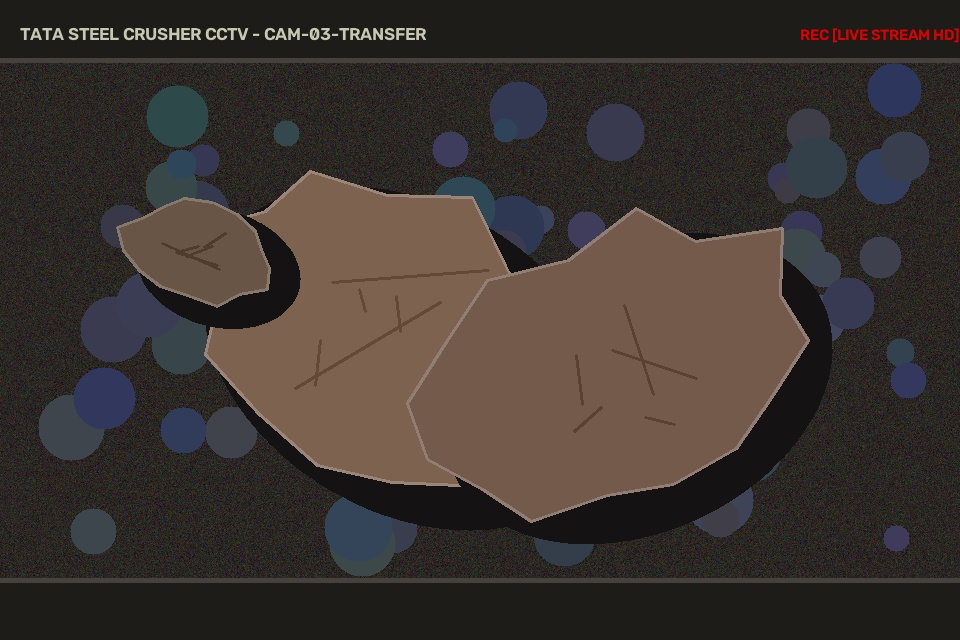
#> input picture backend/data/fixtures/specimen_cluster_jam.jpg, 960 x 640 px
$ python quick_calibrate.py --size-cm 1.0 --photo ../backend/data/fixtures/specimen_cluster_jam.jpg
#> lines starting #> are read from the running program, lines starting #| are printed output that depends on the picture; after the words box and inside, x2 and y2 are one past the last pixel; in counts of white or black regions, pixels touching at a corner belong together
"""
Headless Camera Calibration - No display required
Estimate mm/pixel from photo metadata and object size
"""

import argparse
import json
from pathlib import Path
from datetime import datetime
import cv2
import numpy as np

BASE_DIR = Path(__file__).resolve().parent.parent
CALIBRATION_DIR = BASE_DIR / "ml" / "calibration"
CALIBRATION_FILE = CALIBRATION_DIR / "active_calibration.json"


def estimate_camera_fov(camera_index=0):
    """
    Estimate camera field of view using common laptop webcam specs.
    Returns estimated mm_per_pixel for typical distances.
    """
    # Common laptop webcam specs
    webcams = {
        0: {"fov_horizontal": 60, "resolution": (1280, 720), "name": "Standard HD Webcam"},
        1: {"fov_horizontal": 70, "resolution": (1920, 1080), "name": "FHD Webcam"},
        2: {"fov_horizontal": 55, "resolution": (640, 480), "name": "Older Webcam"},
    }

    if camera_index in webcams:
        return webcams[camera_index]

    # Default estimate
    return {"fov_horizontal": 60, "resolution": (1280, 720), "name": "Estimated"}


def calculate_scale_from_photo(photo_path: str, object_size_cm: float, distance_cm: float = None):
    """
    Calculate mm/pixel from a single photo.

    Args:
        photo_path: Path to photo with known-size object
        object_size_cm: Real width of object in cm
        distance_cm: Approximate distance from camera (optional, defaults to 50cm)
    """
#> called with object_size_cm = 1
    img = cv2.imread(photo_path)
#> img is the input picture: shape (640, 960, 3); mean B, G, R 48.2, 52.3, 59.9
    if img is None:
        raise ValueError(f"Cannot read image: {photo_path}")

    h, w = img.shape[:2]
#> h = 640; w = 960

    # Detect edges and find the largest horizontal feature (likely our object)
    gray = cv2.cvtColor(img, cv2.COLOR_BGR2GRAY)
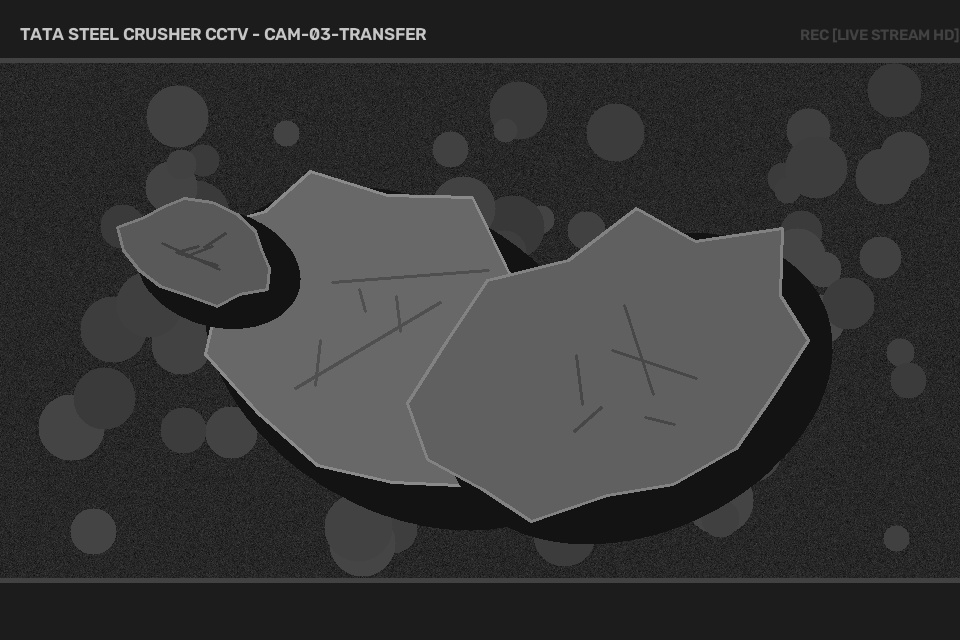
#> gray: shape (640, 960); min 6, max 203, mean 54.1

    # Try to detect the object boundaries
    blurred = cv2.GaussianBlur(gray, (5, 5), 0)
    edges = cv2.Canny(blurred, 50, 150)
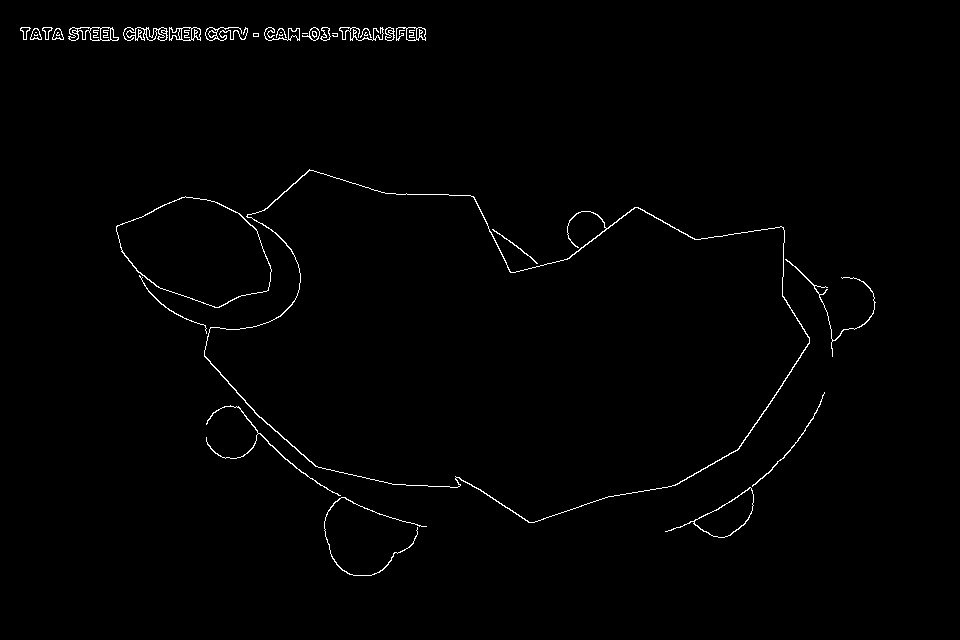
#> edges: shape (640, 960); 0.98% white in thin lines or dots, all inside (x1, y1, x2, y2) = (20, 27, 876, 576)

    # Find contours
    contours, _ = cv2.findContours(edges, cv2.RETR_EXTERNAL, cv2.CHAIN_APPROX_SIMPLE)
#> contours = 33 contours, 10 with area under 20; largest, box (x1, y1, x2, y2) and area: (204, 169, 810, 523) 137732, (116, 196, 272, 308) 11718, (665, 487, 754, 538) 1522, (68, 27, 119, 41) 462, (169, 27, 201, 41) 326

    # Find largest contour that could be our object
    max_area = 0
    best_box = None

    for cnt in contours:
        area = cv2.contourArea(cnt)
        if area > 10000:  # Minimum area threshold
            x, y, bw, bh = cv2.boundingRect(cnt)
            aspect = bw / max(1, bh)

            # Look for horizontal objects (most room objects are wider than tall)
            if 0.5 < aspect < 4.0 and area > max_area:
                max_area = area
                best_box = (x, y, bw, bh)
#> this loop made 33 passes
#> (area, x, y, bw, bh, aspect, max_area) on passes 8 to 9: (11717.5, 116, 196, 156, 112, 1.39, 11717.5), (137731.5, 204, 169, 606, 354, 1.71, 137731.5)
#> area on passes 1 to 6: 66.5, 1521.5, 105, 54.5, 32, 71.5
#> after the loop, max_area = 137731.5

    if best_box:
        x, y, bw, bh = best_box
        object_pixels = bw
#> object_pixels = 606
    else:
        # Fallback: assume object fills ~50% of frame width
        object_pixels = w * 0.5
        print(f"Warning: Could not auto-detect object. Assuming {object_pixels:.0f} pixels coverage.")

    # Calculate scale
    object_size_mm = object_size_cm * 10
    mm_per_pixel = object_size_mm / object_pixels
#> mm_per_pixel = 0.0165

    print(f"\nImage analysis:")
    print(f"  Resolution: {w}x{h}")
#|   Resolution: 960x640
    print(f"  Object width: ~{object_pixels:.0f} pixels")
#|   Object width: ~606 pixels
    print(f"  Known size: {object_size_cm}cm ({object_size_mm}mm)")
    print(f"  Calculated: {mm_per_pixel:.4f} mm/pixel")
#|   Calculated: 0.0165 mm/pixel
    print(f"  Inverse: 1 pixel = {1/mm_per_pixel:.2f} mm")
#|   Inverse: 1 pixel = 60.60 mm

    return mm_per_pixel


def quick_estimate(object_size_cm: float, frame_width_px: int = 1280):
    """
    Quick calculation without image analysis.
    Assumes object fills ~60% of frame.
    """
    estimated_pixels = frame_width_px * 0.60
    object_size_mm = object_size_cm * 10
    mm_per_pixel = object_size_mm / estimated_pixels

    print(f"\nQuick estimate (assuming 60% frame coverage):")
    print(f"  Frame width: {frame_width_px}px")
    print(f"  Object: {object_size_cm}cm = {object_size_mm}mm")
    print(f"  Estimated pixels: {estimated_pixels:.0f}")
    print(f"  Result: {mm_per_pixel:.4f} mm/pixel")

    return mm_per_pixel


def save_calibration(mm_per_pixel: float, method: str, source: str = None):
    """Save calibration to file."""
    CALIBRATION_DIR.mkdir(parents=True, exist_ok=True)

    data = {
        'mm_per_pixel': mm_per_pixel,
        'method': method,
        'source': source,
        'updated_at': datetime.now().isoformat()
    }

    with open(CALIBRATION_FILE, 'w') as f:
        json.dump(data, f, indent=2)

    print(f"\n[OK] Calibration saved to: {CALIBRATION_FILE}")
    return CALIBRATION_FILE


def main():
    parser = argparse.ArgumentParser(description='RoomScale Headless Calibrator')
    parser.add_argument('--size-cm', type=float, required=True,
                       help='Object size in centimeters (e.g., 21 for A4 paper)')
    parser.add_argument('--photo', type=str, help='Path to photo with reference object')
    parser.add_argument('--coverage', type=float, default=0.6,
                       help='Expected object coverage of frame (0.0-1.0, default: 0.6)')
    parser.add_argument('--width-px', type=int, default=1280,
                       help='Frame width in pixels (default: 1280)')
    args = parser.parse_args()

    print("\n" + "=" * 65)
    print("   ROOMSCALE - HEADLESS CALIBRATION")
    print("=" * 65)

    if args.photo:
        # Method 1: Analyze photo
        print(f"\nAnalyzing photo: {args.photo}")
        try:
            mm_per_pixel = calculate_scale_from_photo(args.photo, args.size_cm)
#> mm_per_pixel = 0.0165
            method = "photo_analysis"
        except Exception as e:
            print(f"Photo analysis failed: {e}")
            print("Falling back to quick estimate...")
            mm_per_pixel = quick_estimate(args.size_cm, args.width_px)
            method = "quick_estimate"
    else:
        # Method 2: Quick estimate
        print(f"\nReference object: {args.size_cm} cm")
        mm_per_pixel = quick_estimate(args.size_cm, args.width_px)
        method = "quick_estimate"

    # Save
    save_calibration(mm_per_pixel, method, args.photo)

    print("\n" + "=" * 65)
    print("CALIBRATION COMPLETE")
    print("=" * 65)
    print(f"\nUse this value for training:")
    print(f"  python ml/train_roomscale.py --mm-per-pixel {mm_per_pixel:.4f}")
#|   python ml/train_roomscale.py --mm-per-pixel 0.0165
    print(f"\nFor better accuracy, take a photo with your object and re-run:")
    print(f"  python ml/quick_calibrate.py --size-cm {args.size_cm} --photo path/to/photo.jpg")


if __name__ == "__main__":
    main()

$ run again, on backend/data/fixtures/specimen_elongated_slab.jpg
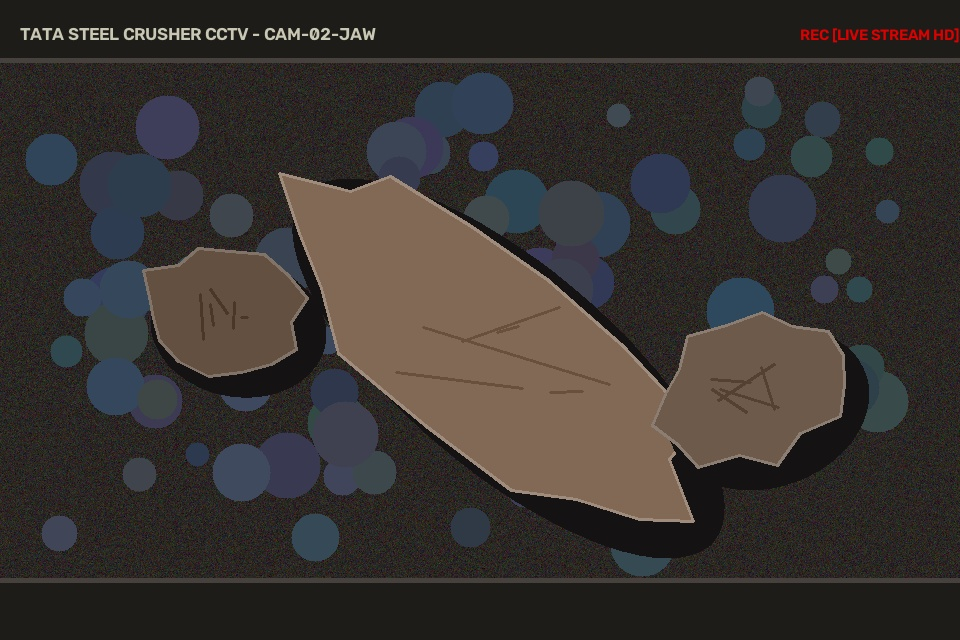
#> input picture backend/data/fixtures/specimen_elongated_slab.jpg, 960 x 640 px
#> in calculate_scale_from_photo, img is the input picture: shape (640, 960, 3); mean B, G, R 48.6, 51.7, 56.5
#> in calculate_scale_from_photo, `gray = cv2.cvtColor(img, cv2.COLOR_BGR2GRAY)`:
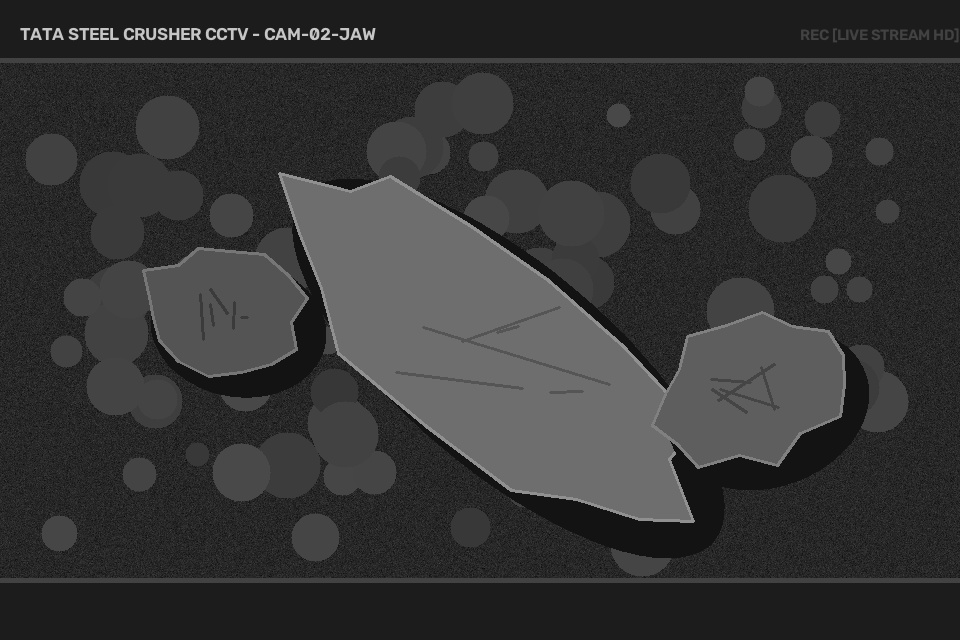
#> gray: shape (640, 960); min 4, max 203, mean 52.8
#> in calculate_scale_from_photo, `edges = cv2.Canny(blurred, 50, 150)`:
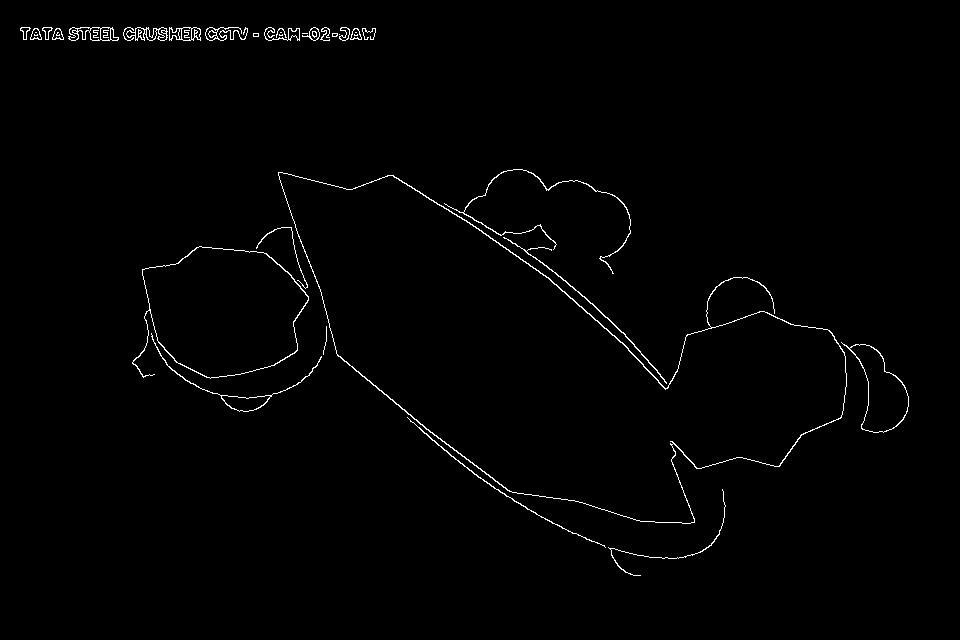
#> edges: shape (640, 960); 1.1% white in thin lines or dots, all inside (x1, y1, x2, y2) = (20, 27, 909, 576)
#> contours = 32 contours, 12 with area under 20; largest, box (x1, y1, x2, y2) and area: (278, 172, 847, 524) 95942, (132, 246, 309, 379) 16202, (841, 342, 909, 433) 2802, (151, 333, 322, 412) 578, (68, 27, 119, 41) 462
#> the loop in calculate_scale_from_photo, `for cnt in contours:` made 32 passes
#> (area, x, y, bw, bh, aspect, max_area) on passes 6, 9: (16202.5, 132, 246, 177, 133, 1.33, 16202.5), (95942, 278, 172, 569, 352, 1.62, 95942)
#> after the loop in calculate_scale_from_photo, `for cnt in contours:`: max_area = 95942
#> object_pixels = 569
#> in calculate_scale_from_photo, `mm_per_pixel = object_size_mm / object_pixels`: mm_per_pixel = 0.0176
#|   Resolution: 960x640
#|   Object width: ~569 pixels
#|   Calculated: 0.0176 mm/pixel
#|   Inverse: 1 pixel = 56.90 mm
#|   python ml/train_roomscale.py --mm-per-pixel 0.0176

$ run again, on backend/data/fixtures/specimen_normal_feed.jpg
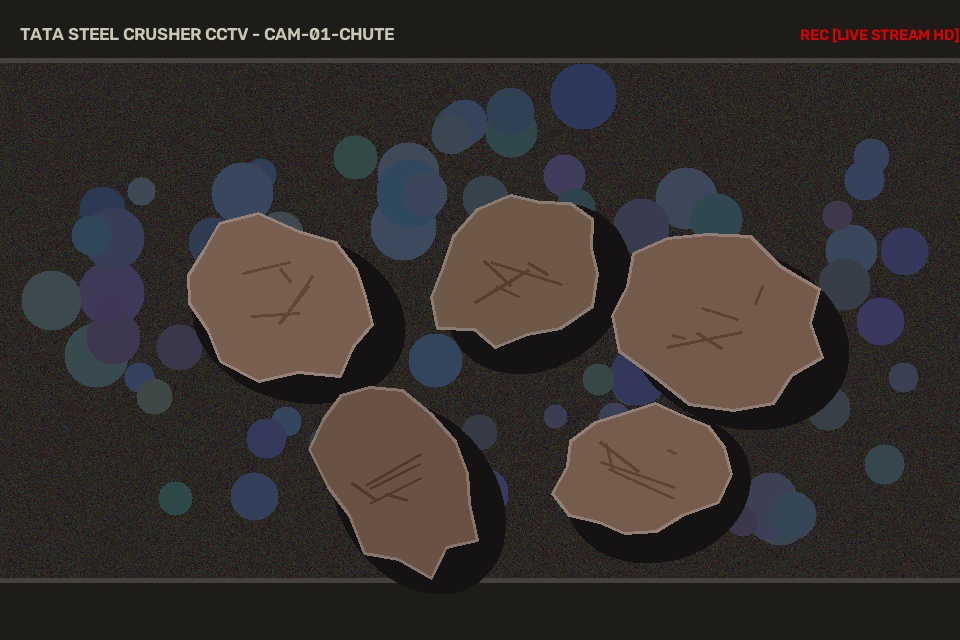
#> input picture backend/data/fixtures/specimen_normal_feed.jpg, 960 x 640 px
#> in calculate_scale_from_photo, img is the input picture: shape (640, 960, 3); mean B, G, R 46.6, 48.9, 54.4
#> in calculate_scale_from_photo, `gray = cv2.cvtColor(img, cv2.COLOR_BGR2GRAY)`:
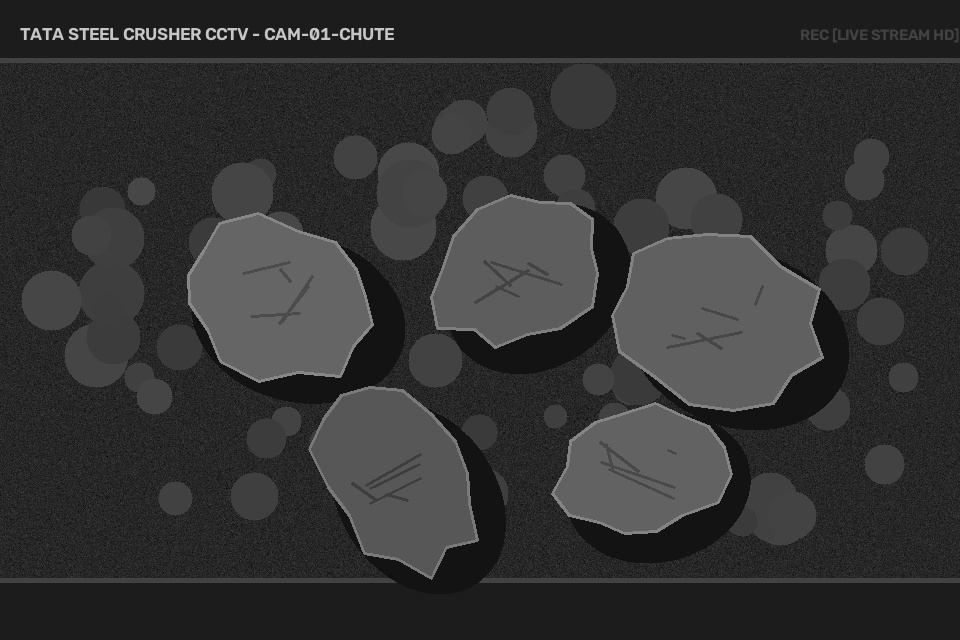
#> gray: shape (640, 960); min 4, max 203, mean 50.3
#> in calculate_scale_from_photo, `edges = cv2.Canny(blurred, 50, 150)`:
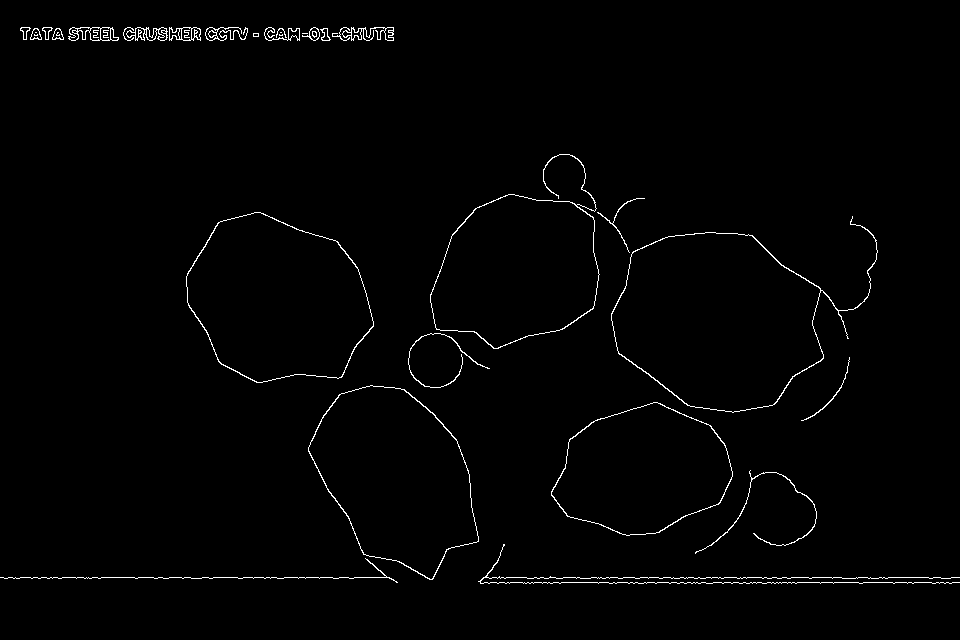
#> edges: shape (640, 960); 1.2% white in thin lines or dots, all inside (x1, y1, x2, y2) = (0, 27, 960, 584)
#> contours = 30 contours, 7 with area under 20; largest, box (x1, y1, x2, y2) and area: (611, 216, 878, 413) 28698, (186, 212, 374, 383) 23388, (308, 385, 479, 580) 21617, (430, 154, 600, 349) 19584, (551, 402, 733, 536) 17109
#> the loop in calculate_scale_from_photo, `for cnt in contours:` made 30 passes
#> (area, x, y, bw, bh, aspect, max_area) on passes 4, 5, 8: (17109, 551, 402, 182, 134, 1.36, 17109), (21617, 308, 385, 171, 195, 0.877, 21617), (28698, 611, 216, 267, 197, 1.36, 28698)
#> after the loop in calculate_scale_from_photo, `for cnt in contours:`: max_area = 28698
#> in calculate_scale_from_photo, `x, y, bw, bh = best_box`: x = 611; y = 216; bw = 267; bh = 197
#> object_pixels = 267
#> in calculate_scale_from_photo, `mm_per_pixel = object_size_mm / object_pixels`: mm_per_pixel = 0.0375
#|   Resolution: 960x640
#|   Object width: ~267 pixels
#|   Calculated: 0.0375 mm/pixel
#|   Inverse: 1 pixel = 26.70 mm
#|   python ml/train_roomscale.py --mm-per-pixel 0.0375
